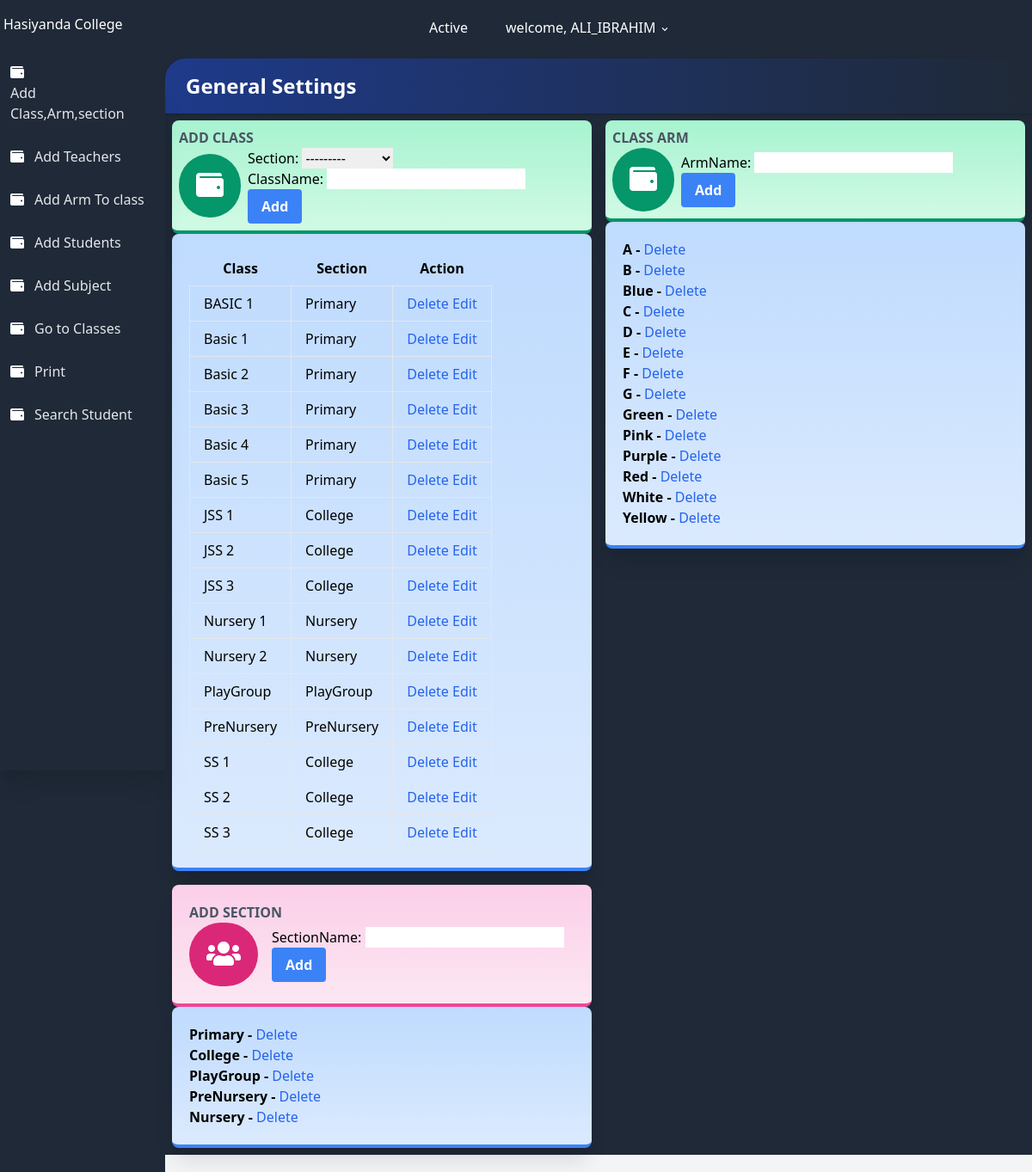
Page /settings/ (signed in) on the earlier database version.
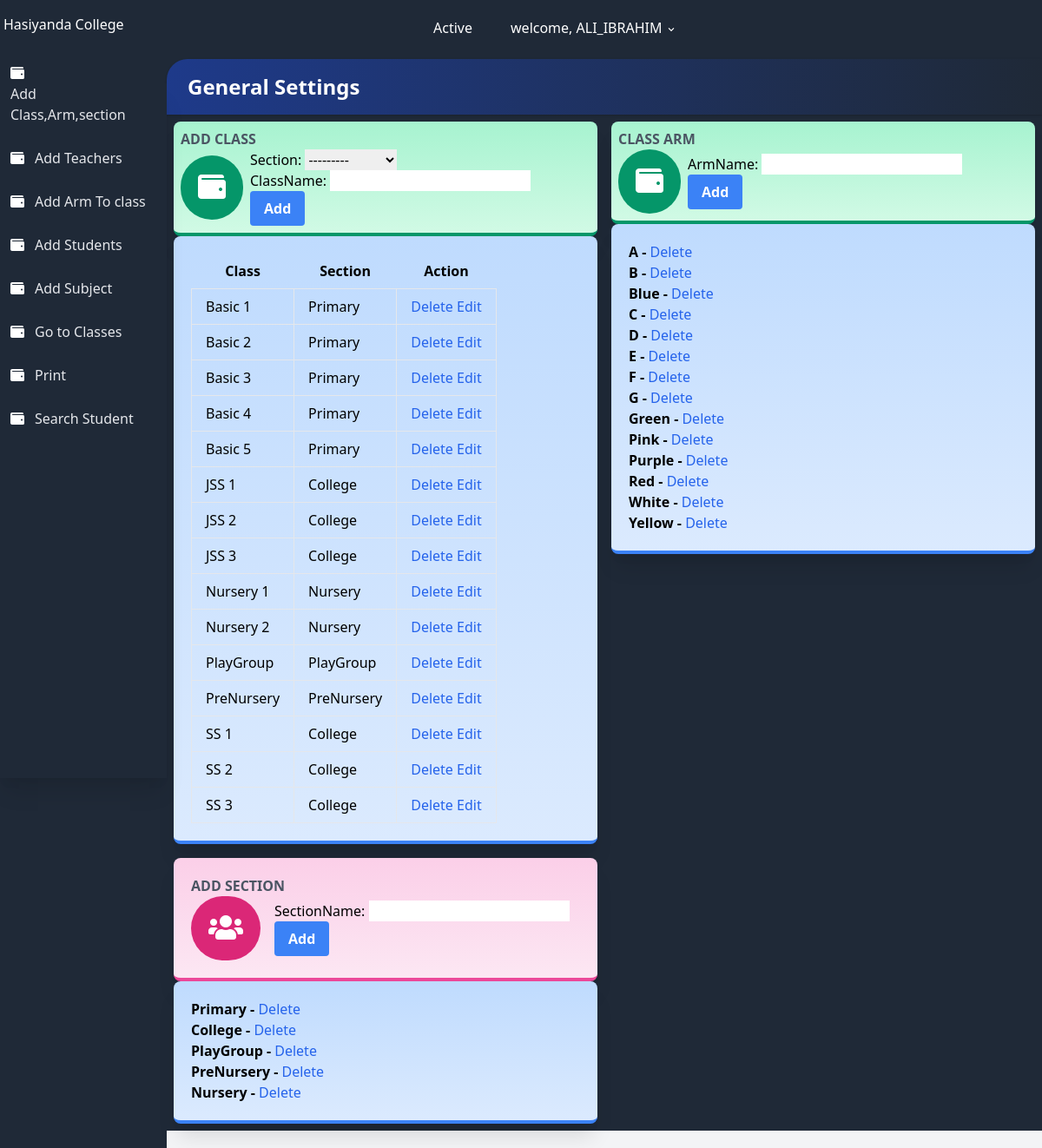
Same page on the later database version.
### result/models.py (models this page shows, shortened)
class all_class(models.Model):
    className = models.CharField(max_length=100 , unique=True)
    section = models.ForeignKey(section, on_delete=models.CASCADE, null=True)
    complete = models.BooleanField(default=False)
    date = models.DateTimeField(auto_now_add=True)
    class Meta:
        ordering = ['className']

class section(models.Model):
    sectionName = models.CharField(max_length=100 , unique=True)
    def __str__(self):
        return self.sectionName

class classArm(models.Model):
    armName = models.CharField(max_length=100 , unique=True)
    class Meta:
        ordering = ['armName']

### result/views.py (the view, shortened to what this page needs)
# urls.py: path('settings/', settings.as_view(), name='settings'),
class settings(LoginRequiredMixin, TemplateView):
    login_url = 'result:login'
    template_name = 'result/settings.html'
    queryset = all_class.objects.all()
    def get_context_data(self, **kwargs):
        context = super(settings, self).get_context_data(**kwargs)
        context['classForm'] = allClassForm()
        context['armForm'] = classArmForm()
        context['sectionForm'] = sectionForm()
        context['imageForm'] = ImageForm()
        context['settingForm'] = settingForm()
        context['allclass'] = all_class.objects.all()
        context['classArm'] = classArm.objects.all()
        context['sections'] = section.objects.all()
        context['img'] = Images.objects.all()
        context['setting'] = setting.objects.all()
        context['studentCount'] = students.objects.all().count()
        return context

### result/forms.py
class allClassForm(forms.ModelForm):
    class Meta:
        model = all_class
        fields = ['section', 'className' ]

class classArmForm(forms.ModelForm):
    class Meta:
        model = classArm
        fields = ['armName']

### result/templates/result/settings.html (shortened to what the changed rows need)
{% extends 'settingsbase.html' %}
{% load static %}
{% block content %}
<div class="flex flex-wrap">
    <div class="w-full md:w-1/2 xl:w-1/3 p-2">
        <div class="bg-gradient-to-b from-green-200 to-green-100 border-b-4 border-green-600 rounded-lg shadow-xl p-2">
            <h2 class="font-bold uppercase text-gray-600">Add Class</h2>
        </div>
            <div class="bg-gradient-to-b from-blue-200 to-blue-100 border-b-4 border-blue-500 rounded-lg shadow-xl p-5">
                <div class="flex flex-row items-center">
                        <table class="table-auto">
                            <thead>
                              <tr>
                                <th class="px-4 py-2">Class</th>
                                <th class="px-4 py-2">Section</th>
                                <th class="px-4 py-2">Action</th>
                              </tr>
                            </thead>
                            <tbody>
                              {% for class in allclass%}
                              <tr>
                                <td class="border px-4 py-2">
                                    {{class.className}}
                                </td>
                                <td class="border px-4 py-2">{{class.section}}</td>
                                <td class="border px-4 py-2">
                                    <a href="{% url 'result:deleteClass' class.id %}" class="font-medium text-blue-600 dark:text-blue-500 hover:underline" >
                                        Delete
                                      </a>
                                      <a href="{% url 'result:EditClass' class.id %}" class="font-medium text-blue-600 dark:text-blue-500 hover:underline" >
                                          Edit
                                        </a>
                                </td>
                              </tr>
                              {% endfor %}
                            </tbody>
                          </table>
                </div>
            </div>
    </div>
    <div class="w-full md:w-1/2 xl:w-1/3 p-2">
        <div class="bg-gradient-to-b from-green-200 to-green-100 border-b-4 border-green-600 rounded-lg shadow-xl p-2">
            <h2 class="font-bold uppercase text-gray-600">Class Arm</h2>
        </div>
        <div class="bg-gradient-to-b from-blue-200 to-blue-100 border-b-4 border-blue-500 rounded-lg shadow-xl p-5">
            <div class="flex flex-row items-center">
                <ul class=" font-bold">
                    {% for classArm in classArm%}
                      <li  >
                         {{ classArm.armName}} -
                         <a href="{% url 'result:deleteArm' classArm.id %}" class="font-medium text-blue-600 dark:text-blue-500 hover:underline" >
                          Delete
                        </a>
                      </li>
                    {% endfor %}
                  </ul>
            </div>
        </div>
    </div>
    <div class="w-full md:w-1/2 xl:w-1/3 p-2">
        <div class="bg-gradient-to-b from-pink-200 to-pink-100 border-b-4 border-pink-500 rounded-lg shadow-xl p-5">
            <h2 class="font-bold uppercase text-gray-600">Add Section</h2>
        </div>
        <div class="bg-gradient-to-b from-blue-200 to-blue-100 border-b-4 border-blue-500 rounded-lg shadow-xl p-5">
            <div class="flex flex-row items-center">
                <ul class=" font-bold">
                    {% for section in sections %}
                      <li  >
                        {{ section.sectionName }} -
                         <a href=" " class="font-medium text-blue-600 dark:text-blue-500 hover:underline" >
                          Delete
                        </a>
                      </li>
                    {% endfor %}
                  </ul>
            </div>
        </div>
    </div>
</div>
{% endblock %}

Differences in the rows shown:
removed all_class: className "BASIC 1", section "Primary"
